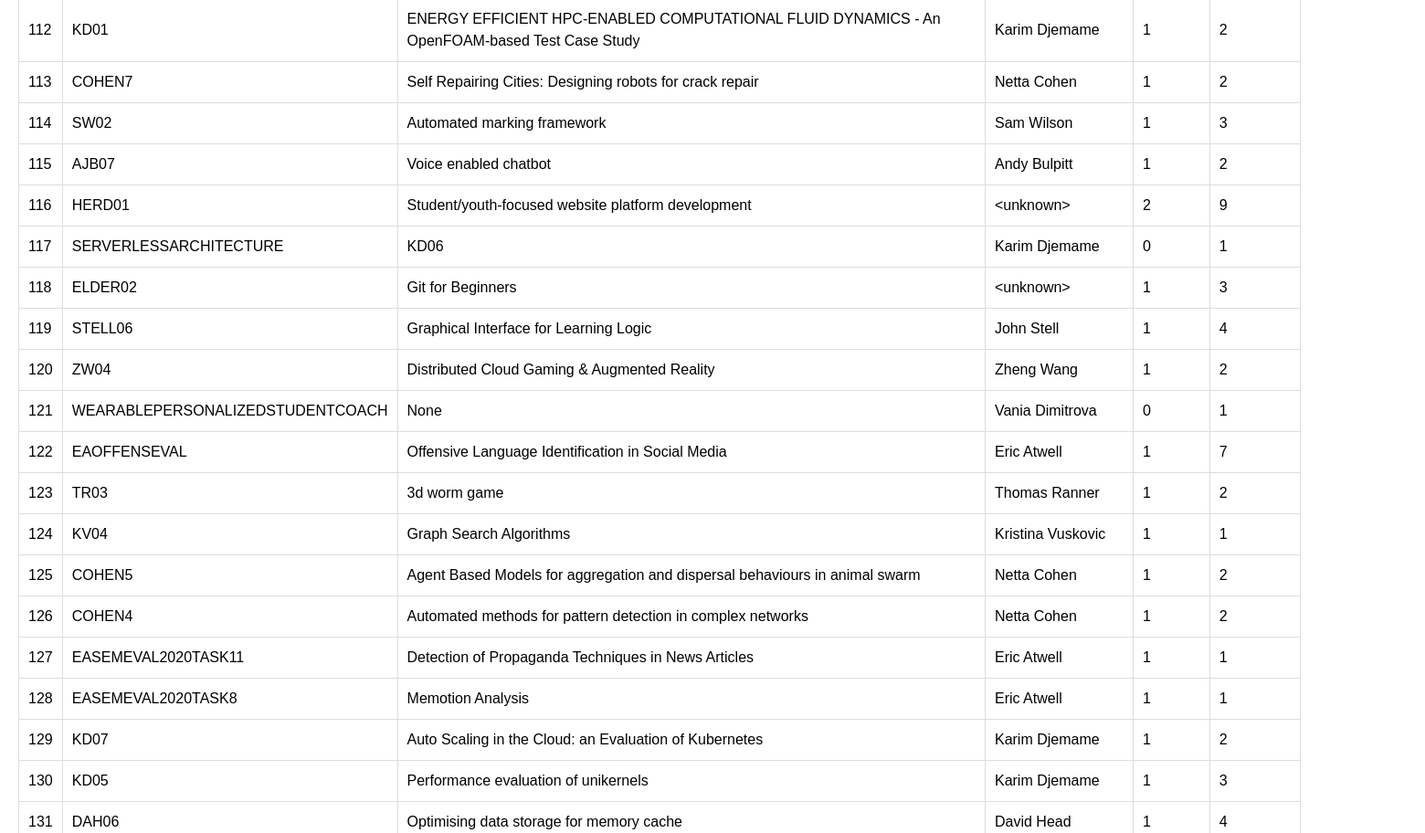
Page /projects (middle part) on the earlier database version.
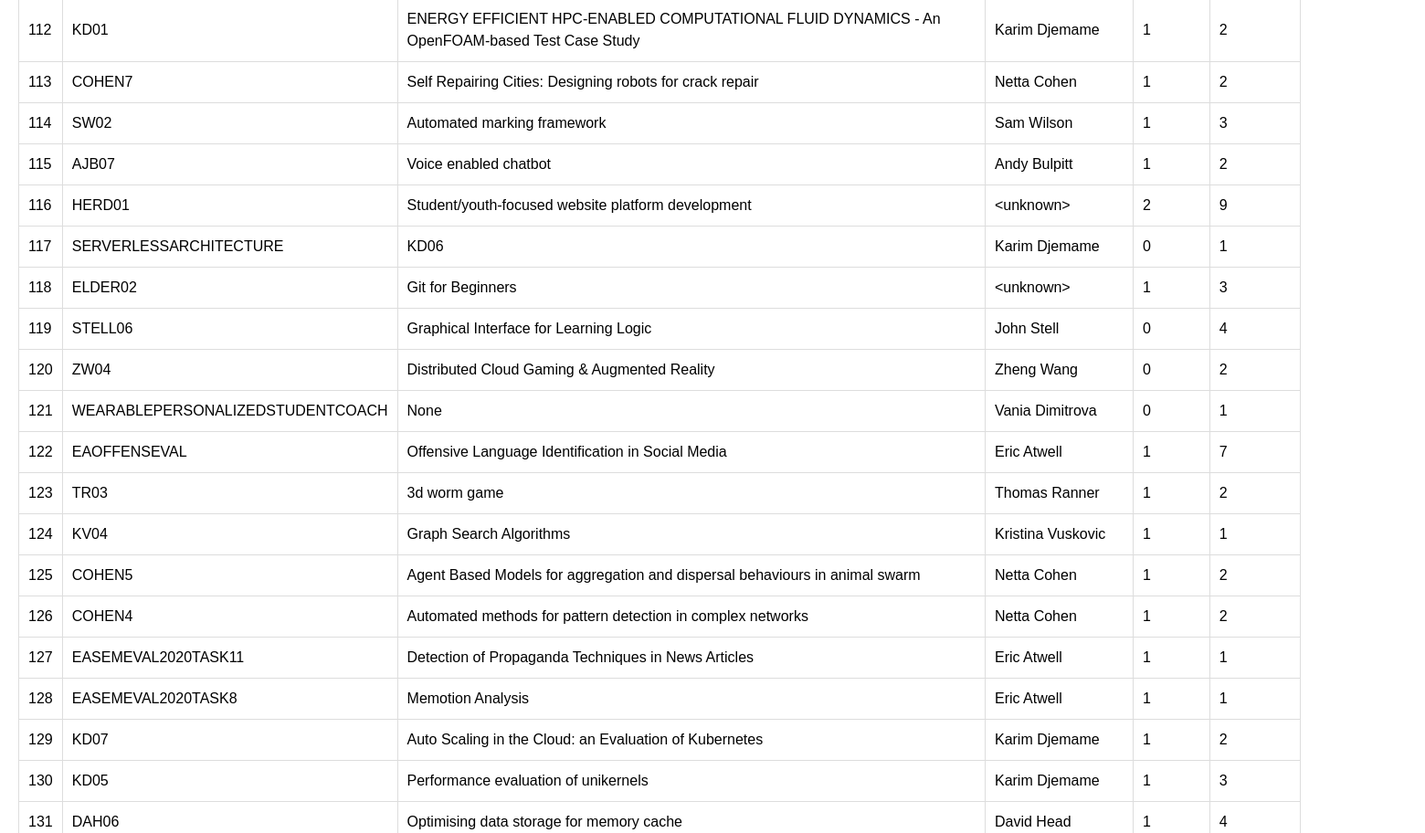
Same page on the later database version.
### app/models.py (models this page shows, shortened)
class Project(db.Model):
    id = db.Column(db.Integer, primary_key=True)
    code = db.Column(db.String(10), index=True, unique=True)
    title = db.Column(db.String(64))
    max_load = db.Column(db.Integer)
    current_load = db.Column(db.Integer)
    popularity = db.Column(db.Integer)
    students = db.relationship('Student', backref='project', lazy='dynamic')
    staff_member = db.Column(db.String(64), db.ForeignKey('staff.name'))

### app/routes.py (the view)
@app.route("/projects")
def projects():
    projects = Project.query.all()
    return render_template('projectTable.html', projects=projects)

### app/templates/projectTable.html (shortened to what this page needs)
<!DOCTYPE html>
{% extends 'base.html' %}
{% block content %}
    <table id="projects-table">
      {% for project in projects %}
      <tr>
        <td>{{ project.id }}</td>
        <td contenteditable="true">{{ project.code }}</td>
        <td contenteditable="true">{{ project.title }}</td>
        <td contenteditable="true">{{ project.staff_member }}</td>
        <td contenteditable="true">{{ project.max_load }}</td>
        <td>{{ project.popularity }}</td>
      </tr>
      {% endfor %}
    </table>
{% endblock %}

### app/templates/base.html (shortened to what this page needs)
<!DOCTYPE html>
<html>
  <head>
  </head>
  <link rel="stylesheet" href="{{ url_for('static', filename='styles.css') }}">
  <body>
    {% block content %}{% endblock %}
  </body>
</html>

### app/static/styles.css (style rules this page uses)
body { font-family: Arial, sans-serif; font-size: 16px; line-height: 1.5; margin: 0; }
table { border-collapse: collapse; margin: 20px 0; width: 90%; margin-left: 20px; margin-right: 20px; }

Differences in the rows shown:
changed Project "STELL06": max_load "1" → "0"
changed Project "ZW04": max_load "1" → "0"
